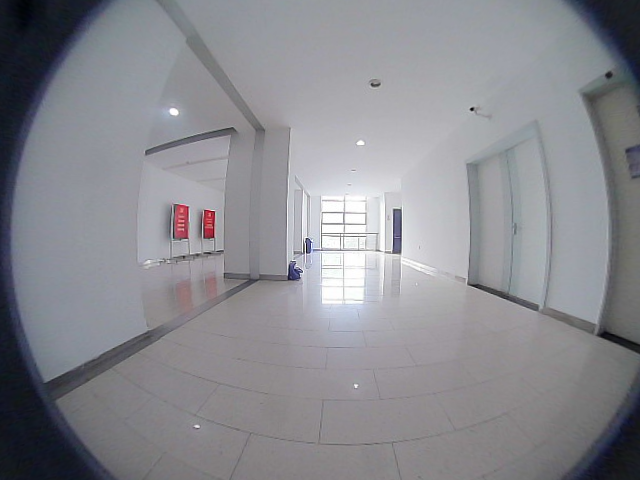
#> input picture src/SolveHomography/data/OriginalImage.png, 640 x 480 px
$ python dedistortion.py   (older library calls are emulated)
#> lines starting #> are read from the running program, lines starting #| are printed output that depends on the picture
import cv2
import numpy as np


def dedistortion(image, camera_mode, size):
    '''
    Remove distortion from an image based on the camera mode.

    Args:
        image (numpy.ndarray): The distorted input image.
        camera_mode (str): The camera mode ('normal' or 'fisheye').
        size (tuple): The size of the image (height, width).

    Returns:
        numpy.ndarray: The undistorted image.
    '''
    if camera_mode == 'normal':
        from results.intrinsicNormal import camera_matrix, distortion_coefficient

        # Get the optimal new camera matrix
        new_matrix, _ = cv2.getOptimalNewCameraMatrix(
            camera_matrix, distortion_coefficient, size, 0, size, centerPrincipalPoint=False)

        # Compute the undistortion maps
        mapX, mapY = cv2.initUndistortRectifyMap(
            camera_matrix, distortion_coefficient, None, new_matrix, size, 5)

        # Apply the undistortion
        dedistorted_image = cv2.remap(image, mapX, mapY, cv2.INTER_LINEAR)

        print('Dedistortion finished!')
        cv2.imshow('Dedistorted Image', dedistorted_image)
        cv2.waitKey(0)

        return dedistorted_image

    elif camera_mode == 'fisheye':
        from results.intrinsicFisheye import camera_matrix, distortion_coefficient

        # Compute the undistortion maps for fisheye lens
        map1, map2 = cv2.fisheye.initUndistortRectifyMap(
            camera_matrix, distortion_coefficient, np.eye(3), camera_matrix,
            [int(i * 1.2) for i in size[::-1]], cv2.CV_16SC2)

        # Apply the undistortion
        dedistorted_image = cv2.remap(
            image, map1, map2, interpolation=cv2.INTER_LINEAR, borderMode=cv2.BORDER_CONSTANT)

        print('Dedistortion finished!')
        cv2.imshow('Dedistorted Image', dedistorted_image)
        cv2.waitKey(0)

        return dedistorted_image


if __name__ == '__main__':
    # Path to the input image
    image_path = '../SolveHomography/data/OriginalImage.png'

    # Camera mode ('normal' or 'fisheye')
    camera_mode = 'fisheye'
    # camera_mode = 'normal'

    # Load the image
    image = cv2.imread(image_path)
#> image is the input picture: shape (480, 640, 3); mean B, G, R 143.3, 137.7, 137.2
    print(f'Image shape: {image.shape}')
#| Image shape: (480, 640, 3)

    # Remove distortion from the image
    dedistorted_image = dedistortion(image, camera_mode, image.shape[:2])
#> in dedistortion, `dedistorted_image = cv2.remap( image, map1, map2, interpolation=cv2.IN..`:
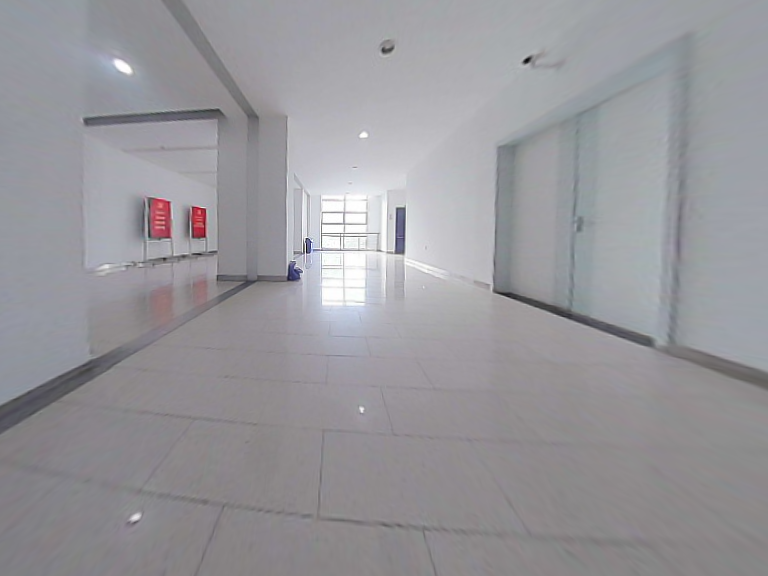
#> dedistorted_image: shape (576, 768, 3); mean B, G, R 155.2, 150.8, 151.9

    # Save the undistorted image
    cv2.imwrite('../SolveHomography/data/DedistortedImage.png', dedistorted_image)
